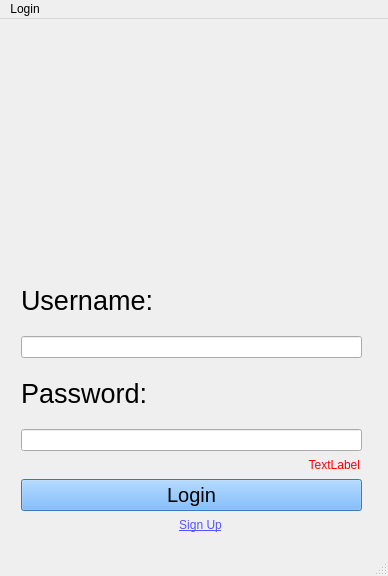
<?xml version="1.0" encoding="UTF-8"?>
<ui version="4.0">
 <class>MainWindow</class>
 <widget class="QMainWindow" name="MainWindow">
  <property name="geometry">
   <rect>
    <x>0</x>
    <y>0</y>
    <width>388</width>
    <height>576</height>
   </rect>
  </property>
  <property name="windowTitle">
   <string>MainWindow</string>
  </property>
  <widget class="QWidget" name="centralwidget">
   <widget class="QLabel" name="logo">
    <property name="geometry">
     <rect>
      <x>10</x>
      <y>10</y>
      <width>371</width>
      <height>221</height>
     </rect>
    </property>
    <property name="text">
     <string/>
    </property>
    <property name="pixmap">
     <pixmap>logo.jpg</pixmap>
    </property>
    <property name="scaledContents">
     <bool>true</bool>
    </property>
   </widget>
   <widget class="QPushButton" name="signup_but">
    <property name="geometry">
     <rect>
      <x>150</x>
      <y>490</y>
      <width>101</width>
      <height>31</height>
     </rect>
    </property>
    <property name="cursor">
     <cursorShape>PointingHandCursor</cursorShape>
    </property>
    <property name="styleSheet">
     <string notr="true">font: 700 italic 14pt &quot;Segoe UI&quot;;
text-decoration: underline;
color: rgb(85, 85, 255);
border: None;
</string>
    </property>
    <property name="text">
     <string>Sign Up</string>
    </property>
   </widget>
   <widget class="QWidget" name="">
    <property name="geometry">
     <rect>
      <x>21</x>
      <y>251</y>
      <width>341</width>
      <height>241</height>
     </rect>
    </property>
    <layout class="QVBoxLayout" name="verticalLayout">
     <item>
      <widget class="QLabel" name="pwd_username">
       <property name="font">
        <font>
         <pointsize>20</pointsize>
        </font>
       </property>
       <property name="text">
        <string>Username: </string>
       </property>
       <property name="scaledContents">
        <bool>true</bool>
       </property>
      </widget>
     </item>
     <item>
      <widget class="QLineEdit" name="username_textfield">
       <property name="sizePolicy">
        <sizepolicy hsizetype="Expanding" vsizetype="Fixed">
         <horstretch>0</horstretch>
         <verstretch>0</verstretch>
        </sizepolicy>
       </property>
      </widget>
     </item>
     <item>
      <widget class="QLabel" name="pwd_label">
       <property name="font">
        <font>
         <pointsize>20</pointsize>
        </font>
       </property>
       <property name="text">
        <string>Password:</string>
       </property>
       <property name="scaledContents">
        <bool>true</bool>
       </property>
      </widget>
     </item>
     <item>
      <widget class="QLineEdit" name="pwd_textfield">
       <property name="echoMode">
        <enum>QLineEdit::EchoMode::Password</enum>
       </property>
      </widget>
     </item>
     <item>
      <widget class="QLabel" name="warning_label">
       <property name="sizePolicy">
        <sizepolicy hsizetype="Ignored" vsizetype="Ignored">
         <horstretch>0</horstretch>
         <verstretch>0</verstretch>
        </sizepolicy>
       </property>
       <property name="maximumSize">
        <size>
         <width>339</width>
         <height>16</height>
        </size>
       </property>
       <property name="styleSheet">
        <string notr="true">color: red</string>
       </property>
       <property name="text">
        <string>TextLabel</string>
       </property>
       <property name="alignment">
        <set>Qt::AlignmentFlag::AlignRight|Qt::AlignmentFlag::AlignTrailing|Qt::AlignmentFlag::AlignVCenter</set>
       </property>
      </widget>
     </item>
     <item>
      <widget class="QPushButton" name="login_button">
       <property name="font">
        <font>
         <family>Segoe UI</family>
         <pointsize>15</pointsize>
         <italic>false</italic>
         <bold>false</bold>
        </font>
       </property>
       <property name="cursor">
        <cursorShape>PointingHandCursor</cursorShape>
       </property>
       <property name="autoFillBackground">
        <bool>false</bool>
       </property>
       <property name="styleSheet">
        <string notr="true">font: 15pt &quot;Segoe UI&quot;;
background-color: rgb(85, 170, 255);
color: rgb(0, 0, 0);</string>
       </property>
       <property name="text">
        <string>Login</string>
       </property>
       <property name="checkable">
        <bool>false</bool>
       </property>
      </widget>
     </item>
    </layout>
   </widget>
  </widget>
  <widget class="QMenuBar" name="menubar">
   <property name="geometry">
    <rect>
     <x>0</x>
     <y>0</y>
     <width>388</width>
     <height>21</height>
    </rect>
   </property>
   <widget class="QMenu" name="menuLogin">
    <property name="title">
     <string>Login</string>
    </property>
   </widget>
   <addaction name="menuLogin"/>
  </widget>
  <widget class="QStatusBar" name="statusbar"/>
 </widget>
 <resources/>
 <connections/>
</ui>
